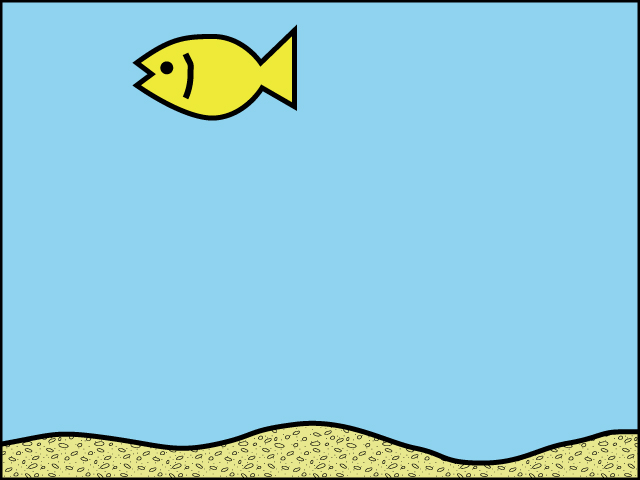
//> input picture week15/img/issue3.jpg, 640 x 480 px
$ ./issue3_k23075   (built with g++ and OpenCV 4)
//> lines starting //> are read from the running program, lines starting //| are printed output that depends on the picture; after the words box and inside, x2 and y2 are one past the last pixel; in counts of white or black regions, pixels touching at a corner belong together
#include <iostream>
#include <opencv2/opencv.hpp>

#define TARGET_IMG_FILE "./img/issue3.jpg"
#define TEMPLATE_IMG_FILE "./img/red_fish.jpg"
#define OUTPUT_IMG_FILE "issue3_k23075_result.jpg"

enum FishHueMap {
  RED = (unsigned char)179,
  YELLOW = (unsigned char)29,
};

/**
 * 色相を変換する
 * @param rgb_img 変換する画像
 * @param replace_hue 変換前の色相
 * @param hue 変換後の色相
 * @return cv::Mat 変換後の画像
 */
cv::Mat change_hue(cv::Mat rgb_img, FishHueMap replace_hue, FishHueMap hue) {
  cv::Mat hsv_img;
  // RGB から HSV に変換
  cv::cvtColor(rgb_img.clone(), hsv_img, cv::COLOR_BGR2HSV);

  // 色相の変換
  for (int y = 0; y < hsv_img.rows; y++) {
    for (int x = 0; x < hsv_img.cols; x++) {
      cv::Vec3b hsv = hsv_img.at<cv::Vec3b>(y, x);

      if (hsv[0] == replace_hue) {
        hsv[0] = hue;
        hsv_img.at<cv::Vec3b>(y, x) = hsv;
      }
    }
  }

  // HSV から RGB に変換
  cv::Mat result_img;
  cv::cvtColor(hsv_img, result_img, cv::COLOR_HSV2BGR);

  return result_img;
}

int main(int argc, const char* argv[]) {
  // 入力画像を読み込む
  cv::Mat src_img = cv::imread(TARGET_IMG_FILE, cv::IMREAD_COLOR);
//> src_img is the input picture: 480 rows x 640 cols, CV_8UC3; mean B, G, R 218.5, 203.6, 145.5
  cv::Mat template_red_img = cv::imread(TEMPLATE_IMG_FILE, cv::IMREAD_COLOR);
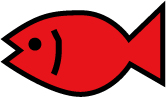
//> input picture week15/img/red_fish.jpg, 166 x 97 px
//> template_red_img is the input picture: 97 rows x 166 cols, CV_8UC3; mean B, G, R 100.2, 97.3, 198.4

  if (src_img.empty() || template_red_img.empty()) {
    printf("can not read image file\n");
    return (-1);
  }

  // 黄色い魚のテンプレ
  cv::Mat template_yellow_img = change_hue(template_red_img, RED, YELLOW);
//> in change_hue, `cv::cvtColor(rgb_img.clone(), hsv_img, cv::COLOR_BGR2HSV);`: hsv_img: 97 rows x 166 cols, CV_8UC3; mean H, S, V 91.7, 132.9, 198.5
//> after the loop in change_hue, `for (int y = 0; y < hsv_img.rows; y++)`: hsv_img: 97 rows x 166 cols, CV_8UC3; mean H, S, V 21.1, 132.9, 198.5
//> in change_hue, `cv::cvtColor(hsv_img, result_img, cv::COLOR_HSV2BGR);`:
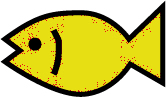
//> result_img: 97 rows x 166 cols, CV_8UC3; mean B, G, R 96.9, 191.1, 198.4

  // 類似度マップの計算
  cv::Mat compare_img = cv::Mat(  //
      cv::Size(                   //
          src_img.rows - template_red_img.rows + 1,
          src_img.cols - template_red_img.cols + 1  //
          ),
      CV_32F, 1  //
  );
  cv::matchTemplate(src_img, template_yellow_img, compare_img,
                    cv::TM_SQDIFF_NORMED);
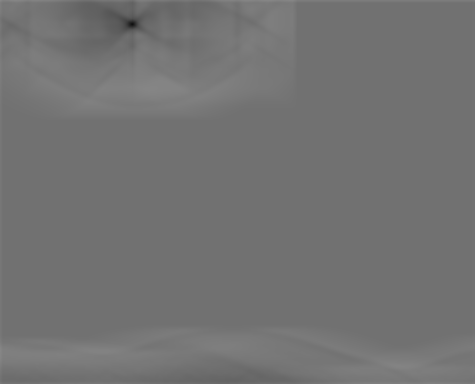
//> compare_img: 384 rows x 475 cols, CV_32FC1; min 0.0656, max 0.532, mean 0.452

  // 類似度マップの最小値最大値の計算
  double min_val, max_val;
  cv::Point min_loc, max_loc;
  cv::minMaxLoc(compare_img, &min_val, &max_val, &min_loc, &max_loc);
//> min_val = 0.0656; max_val = 0.532; min_loc = Point(132, 24); max_loc = Point(0, 0)

  // 出力画像の作成
  cv::Mat result_img = src_img.clone();

  // 四角で囲む
  cv::rectangle(                        //
      result_img,                       //
      cv::Point(min_loc.x, min_loc.y),  //
      cv::Point(min_loc.x + template_red_img.cols,
                min_loc.y + template_red_img.rows),  //
      cv::Scalar(0, 0, 255),                         //
      2                                              //
  );
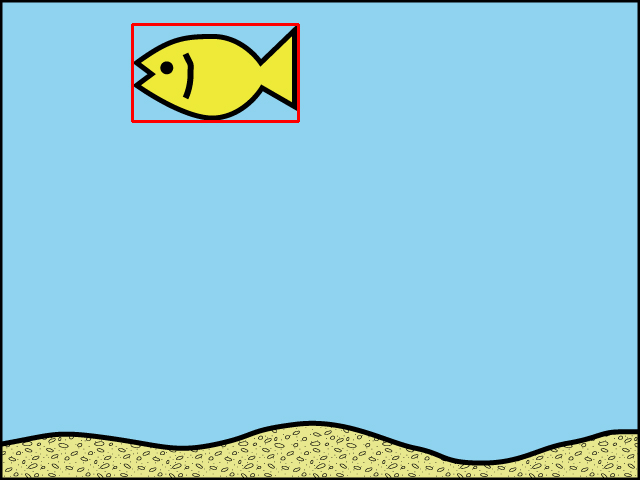
//> result_img: 480 rows x 640 cols, CV_8UC3; 0.51% of pixels changed, all inside (x1, y1, x2, y2) = (131, 23, 300, 123)

  // 描画・保存
  cv::imshow("result", result_img);
  cv::imwrite(OUTPUT_IMG_FILE, result_img);

  // キー入力待ち
  cv::waitKey(0);

  return 0;
}
